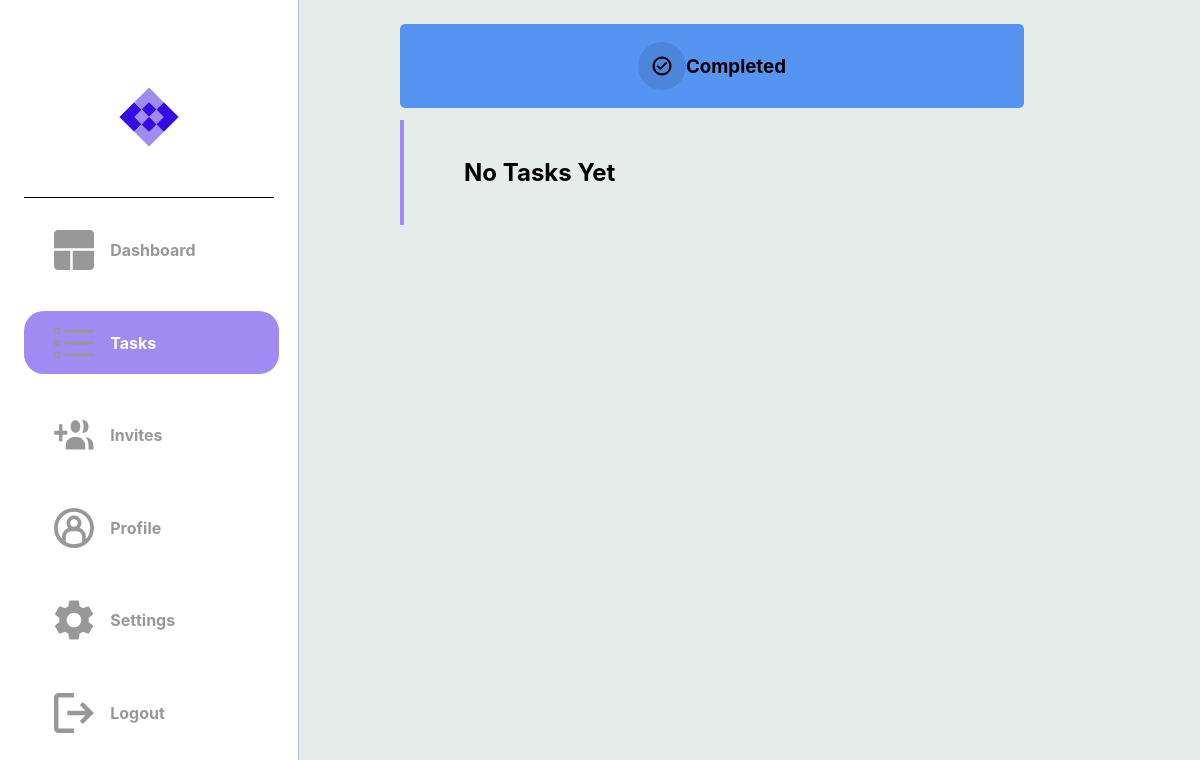
/completed_tasks (signed in), run on an earlier commit of the app's database.
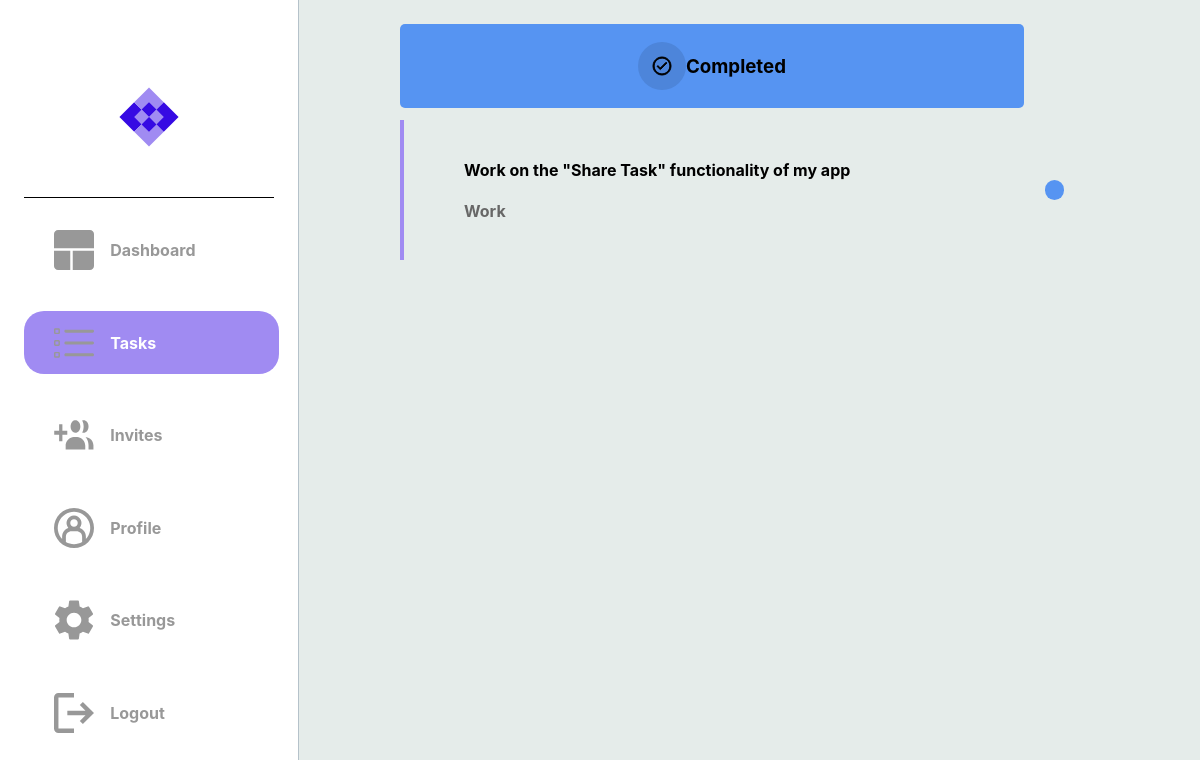
And on a later commit of the database.
### dotask/models.py (models this page shows)
class Task(db.Model):
    __tablename__ = "task"
    id = db.Column(db.Integer, primary_key=True)
    title = db.Column(db.String(100), nullable=False)
    description = db.Column(db.String(400), nullable=False)
    due_date = db.Column(db.Date, nullable=False)
    status = db.Column(Enum(TaskStatus))
    tag = db.Column(Enum(TaskTag))
    users = relationship('User', secondary=user_task, backref='tasks')

### dotask/routes.py (the view)
@app.route("/completed_tasks")
@login_required
def hello_completed_tasks():
    try:
        tasks = current_user.tasks
        if tasks:
            return render_template("completed_tasks.html", tasks=tasks)
        else:
            return render_template("completed_tasks.html")
    except:
        return render_template("completed_tasks.html")

### dotask/routes.py (called while the page is built)
@app.after_request
def after_request(response):
    response.headers["Cache-Control"] = "no-cache, no-store, must-revalidate"
    return response

@login_manager.user_loader
def load_user(user_id):
    return User.query.get(user_id)

### dotask/templates/completed_tasks.html (shortened to what this page needs)
{% extends "layout.html" %}
{% block head %}
    <link rel="stylesheet" {% block css_tab_colour %} href="../static/page_css_folder/tasks.css" {% endblock %}/>
{% endblock %}
{% block categories %}
    <div class="cate-container-2">
        <img src="../static/completed.svg">
        <h3>Completed</h3>
    </div>
{% endblock categories %}
{% block tasks %}
        {% if tasks %}
            {% for task in tasks %}
                {% if task.status.name == 'Completed' %}
                    <a href="{{ url_for('hello_each_task', task_id=task['id']) }}">
                        <div class="message-box">
                            <div class="message">
                                <h4> {{ task['title'] }} </h4>
                                <h4 style="color: #676767;"> {{ task.tag.name }} </h4>
                            </div>
                            <div class="message-dot {% if task.status.name == 'In_Progress' %}progress-task
                                {% elif task.status.name == 'Completed' %}completed-task
                                {% elif task.status.name == 'Cancelled' %}cancelled-task
                                {% else %}unknown-task
                                {% endif %}">
                            </div>
                        </div>
                    </a>
                {% endif %}
            {% endfor %}
            {% else %}
                <div class="message-box">
                    <div class="message">
                        <h2>No Tasks Yet</h2>
                    </div>
                </div>
        {% endif %}
    {% endblock tasks %}

What changed in the data, as far as the page shows it:
now on this page (row edited): Task: title "Work on the \"Share Task\" functionality of my app", tag.name "Work"
Also different on the page:
text no longer shown: "No Tasks Yet"
